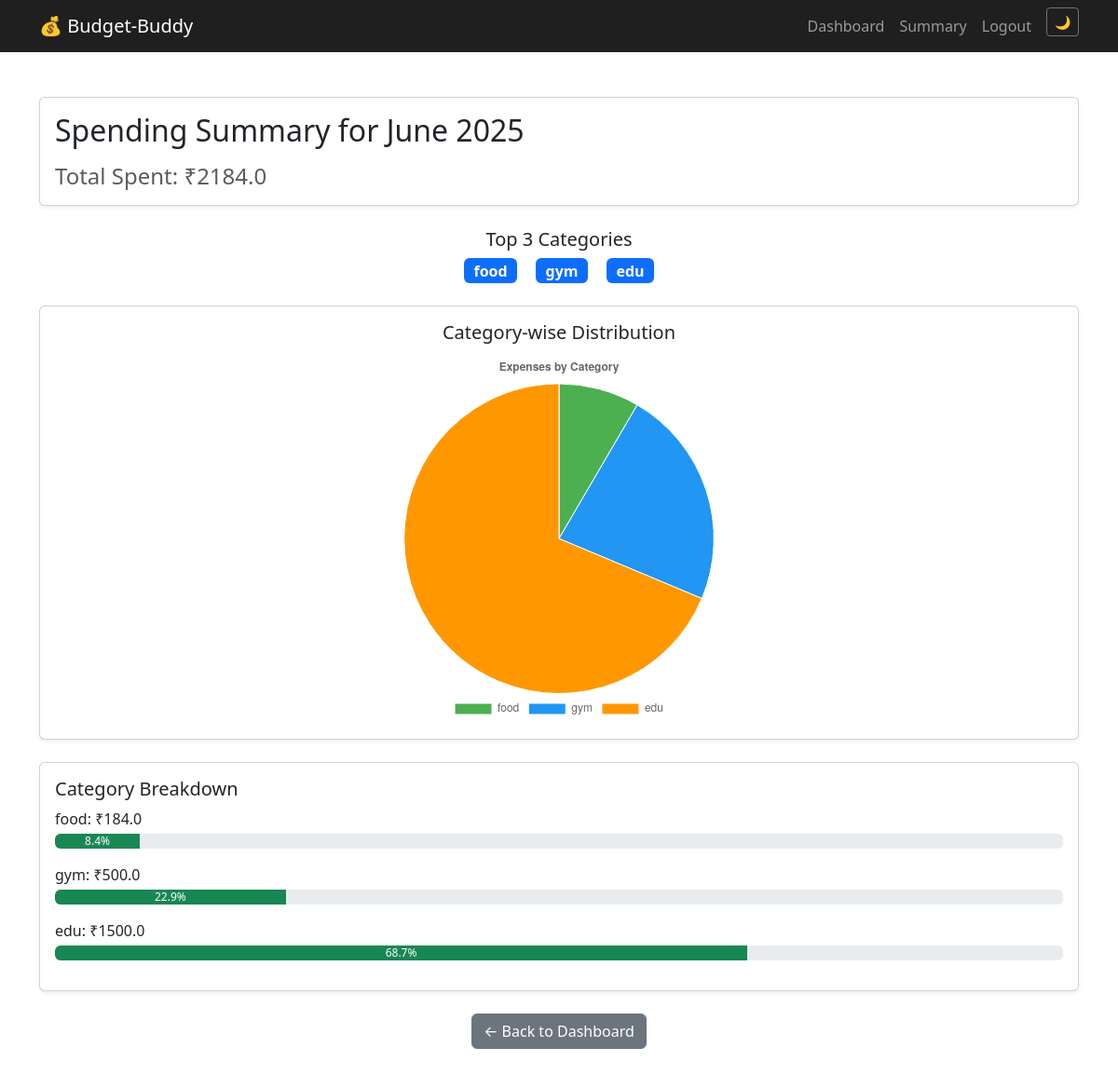
Screenshot of /summary (signed in) with the database file from the repository.
### app/models.py (models this page shows)
class Expense(db.Model):
    id = db.Column(db.Integer, primary_key=True)
    amount = db.Column(db.Float, nullable=False)
    category = db.Column(db.String(100), nullable=False)
    date = db.Column(db.Date, default=datetime.now)
    description = db.Column(db.String(200))
    user_id = db.Column(db.Integer, db.ForeignKey('user.id'), nullable=False)

### app/routes.py (the view)
@main.route('/summary')
@login_required
def summary():
    now = datetime.now()
    month_start = datetime(now.year, now.month, 1)
    expenses = Expense.query.filter(
        Expense.user_id == current_user.id,
        Expense.date >= month_start
    ).all()
    total = sum(e.amount for e in expenses)
    category_totals = {}
    for e in expenses:
        category_totals[e.category] = category_totals.get(e.category, 0) + e.amount
    labels = list(category_totals.keys())
    values = list(category_totals.values())
    print("labels:", labels)
    print("values:", values)
    return render_template(
        'summary.html',
        total=total,
        now=now,
        labels=labels,
        values=values
    )

### app/__init__.py (called while the page is built)
def create_app():
    app = Flask(__name__)
    app.config['SECRET_KEY'] = 'my-secret-key5659655'
    app.config['SQLALCHEMY_DATABASE_URI'] = 'sqlite:///db.sqlite3'
    db.init_app(app)
    login_manager.init_app(app)
    login_manager.login_view = 'login'
    from app.models import User  # ⬅ Move this line here, after app/db initialized
    @login_manager.user_loader
    def load_user(user_id):
        from app.models import User
        return User.query.get(int(user_id))
    from .routes import main
    app.register_blueprint(main)
    return app

### app/templates/summary.html
{% extends "base.html" %} {% block title %}Summary | Budget Buddy{% endblock %}
{% block content %}
<div class="container mt-5">
  <div class="card shadow-sm mb-4">
    <div class="card-body">
      <h2 class="card-title">
        Spending Summary for {{ now.strftime('%B %Y') }}
      </h2>
      <h4 class="card-subtitle mt-3 text-muted">Total Spent: ₹{{ total }}</h4>
    </div>
  </div>
  {% if labels|length >= 1 %}
  <div class="mb-4 text-center">
    <h5>Top 3 Categories</h5>
    {% for cat in labels[:3] %}
    <span class="badge bg-primary fs-6 mx-2">{{ cat }}</span>
    {% endfor %}
  </div>
  {% endif %}
  <div class="card shadow-sm mb-4">
    <div class="card-body text-center">
      <h5 class="card-title">Category-wise Distribution</h5>
      <div class="chart-container mx-auto" style="max-width: 400px">
        <canvas id="categoryChart"></canvas>
      </div>
    </div>
  </div>
  <div class="card shadow-sm mb-4">
    <div class="card-body">
      <h5>Category Breakdown</h5>
      {% for i in range(labels|length) %}
      <p class="mb-1">{{ labels[i] }}: ₹{{ values[i] }}</p>
      <div class="progress mb-3">
        <div
          class="progress-bar bg-success"
          role="progressbar"
          style="width: {{ (values[i] / total) * 100 }}%;"
          aria-valuenow="{{ (values[i] / total) * 100 }}"
          aria-valuemin="0"
          aria-valuemax="100"
        >
          {{ ((values[i] / total) * 100) | round(1) }}%
        </div>
      </div>
      {% endfor %}
    </div>
  </div>
  <div class="text-center mb-5">
    <a href="{{ url_for('main.dashboard') }}" class="btn btn-secondary"
      >← Back to Dashboard</a
    >
  </div>
</div>
<script>
  document.addEventListener('DOMContentLoaded', function () {
    const ctx = document.getElementById('categoryChart').getContext('2d');
    const categoryChart = new Chart(ctx, {
      type: "pie",
      data: {
        labels: {{ labels | tojson }},
        datasets: [{
          label: "Expenses by Category",
          data: {{ values | tojson }},
          backgroundColor: [
            "#4caf50", "#2196f3", "#ff9800", "#f44336", "#9c27b0",
            "#00bcd4", "#e91e63", "#3f51b5", "#795548", "#607d8b"
          ],
          borderWidth: 1,
        }]
      },
      options: {
        responsive: true,
        animation: {
          animateRotate: true,
          animateScale: true
        },
        plugins: {
          legend: {
            position: 'bottom'
          },
          title: {
            display: true,
            text: 'Expenses by Category'
          }
        }
      }
    });
  });
</script>
{% endblock %}

### app/static/styles.css (style rules this page uses)
.chart-container { width: 100%; max-width: 400px; margin: 0 auto; }

### rows the page displays
Expense: category "food", category "food"
Expense: category "gym", category "gym"
Expense: category "edu", category "edu"

### other values shown
{{ total }} "2184.0"
{{ values[i] }} "184.0" "500.0" "1500.0"
{{ ((values[i] / total) * 100) | round(1) }} "8.4" "22.9" "68.7"
chart data {{ labels | tojson }} ["food", "gym", "edu"]
chart data {{ values | tojson }} [184.0, 500.0, 1500.0]
